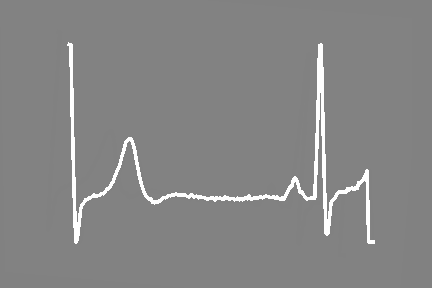
#> input picture src/data/Temp_data/M/bw_M28.pngaug840.png, 432 x 288 px, given as the content of the folder Full_dataset/ECG_Image_data_cb_bw, which was not available
$ python createaugmentations.py
#> lines starting #> are read from the running program, lines starting #| are printed output that depends on the picture; after the words box and inside, x2 and y2 are one past the last pixel; in counts of white or black regions, pixels touching at a corner belong together; pictures that were not available may be replaced by others from this repository, and a replacement may not be noted
### src/tools/augmentation/augment_and_mix.py
# Copyright 2019 Google LLC
#
# Licensed under the Apache License, Version 2.0 (the "License");
# you may not use this file except in compliance with the License.
# You may obtain a copy of the License at
#
#     https://www.apache.org/licenses/LICENSE-2.0
#
# Unless required by applicable law or agreed to in writing, software
# distributed under the License is distributed on an "AS IS" BASIS,
# WITHOUT WARRANTIES OR CONDITIONS OF ANY KIND, either express or implied.
# See the License for the specific language governing permissions and
# limitations under the License.
# ==============================================================================
"""Reference implementation of AugMix's data augmentation method in numpy."""
import augmentations
import numpy as np
from PIL import Image

# CIFAR-10 constants
MEAN = [0.4914, 0.4822, 0.4465]
STD = [0.2023, 0.1994, 0.2010]


def normalize(image):
  """Normalize input image channel-wise to zero mean and unit variance."""
  image = image.transpose(2, 0, 1)  # Switch to channel-first
  mean, std = np.array(MEAN), np.array(STD)
  image = (image - mean[:, None, None]) / std[:, None, None]
  return image.transpose(1, 2, 0)


def apply_op(image, op, severity):
  image = np.clip(image * 255., 0, 255).astype(np.uint8)
  pil_img = Image.fromarray(image)  # Convert to PIL.Image
  pil_img = op(pil_img, severity)
  return np.asarray(pil_img) / 255.


def augment_and_mix(image, severity=3, width=3, depth=-1, alpha=1.):
  """Perform AugMix augmentations and compute mixture.

  Args:
    image: Raw input image as float32 np.ndarray of shape (h, w, c)
    severity: Severity of underlying augmentation operators (between 1 to 10).
    width: Width of augmentation chain
    depth: Depth of augmentation chain. -1 enables stochastic depth uniformly
      from [1, 3]
    alpha: Probability coefficient for Beta and Dirichlet distributions.

  Returns:
    mixed: Augmented and mixed image.
  """
  ws = np.float32(
      np.random.dirichlet([alpha] * width))

  m = np.float32(np.random.beta(alpha, alpha))

  mix = np.zeros_like(image)

  for i in range(width):
    image_aug = image.copy()
    d = depth if depth > 0 else np.random.randint(1, 4)
    for _ in range(d):
      op = np.random.choice(augmentations.augmentations)
      image_aug = apply_op(image_aug, op, severity)
    # Preprocessing commutes since all coefficients are convex
    mix +=ws[i]*normalize(image_aug)

  mixed = (1 - m) * normalize(image) + m * mix
  return mixed


### src/tools/augmentation/augmentations.py
# Copyright 2019 Google LLC
#
# Licensed under the Apache License, Version 2.0 (the "License");
# you may not use this file except in compliance with the License.
# You may obtain a copy of the License at
#
#     https://www.apache.org/licenses/LICENSE-2.0
#
# Unless required by applicable law or agreed to in writing, software
# distributed under the License is distributed on an "AS IS" BASIS,
# WITHOUT WARRANTIES OR CONDITIONS OF ANY KIND, either express or implied.
# See the License for the specific language governing permissions and
# limitations under the License.
# ==============================================================================
"""Base augmentations operators."""

import numpy as np
from PIL import Image, ImageOps, ImageEnhance

# ImageNet code should change this value
IMAGE_H = 432
IMAGE_W=288


def int_parameter(level, maxval):
  """Helper function to scale `val` between 0 and maxval .

  Args:
    level: Level of the operation that will be between [0, `PARAMETER_MAX`].
    maxval: Maximum value that the operation can have. This will be scaled to
      level/PARAMETER_MAX.

  Returns:
    An int that results from scaling `maxval` according to `level`.
  """
  return int(level * maxval / 10)


def float_parameter(level, maxval):
  """Helper function to scale `val` between 0 and maxval.

  Args:
    level: Level of the operation that will be between [0, `PARAMETER_MAX`].
    maxval: Maximum value that the operation can have. This will be scaled to
      level/PARAMETER_MAX.

  Returns:
    A float that results from scaling `maxval` according to `level`.
  """
  return float(level) * maxval / 10.


def sample_level(n):
  return np.random.uniform(low=0.1, high=n)


def autocontrast(pil_img, _):
  return ImageOps.autocontrast(pil_img)


def equalize(pil_img, _):
  return ImageOps.equalize(pil_img)


def posterize(pil_img, level):
  level = int_parameter(sample_level(level), 4)
  return ImageOps.posterize(pil_img, 4 - level)


def rotate(pil_img, level):
  degrees = int_parameter(sample_level(level), 30)
  if np.random.uniform() > 0.5:
    degrees = -degrees
  return pil_img.rotate(degrees, resample=Image.BILINEAR)


def solarize(pil_img, level):
  level = int_parameter(sample_level(level), 256)
  return ImageOps.solarize(pil_img, 256 - level)


def shear_x(pil_img, level):
  level = float_parameter(sample_level(level), 0.3)
  if np.random.uniform() > 0.5:
    level = -level
  return pil_img.transform((IMAGE_H, IMAGE_W),
                           Image.AFFINE, (1, level, 0, 0, 1, 0),
                           resample=Image.BILINEAR)


def shear_y(pil_img, level):
  level = float_parameter(sample_level(level), 0.3)
  if np.random.uniform() > 0.5:
    level = -level
  return pil_img.transform((IMAGE_H, IMAGE_W),
                           Image.AFFINE, (1, 0, 0, level, 1, 0),
                           resample=Image.BILINEAR)


def translate_x(pil_img, level):
  level = int_parameter(sample_level(level), IMAGE_H / 3)
  if np.random.random() > 0.5:
    level = -level
  return pil_img.transform((IMAGE_H, IMAGE_W),
                           Image.AFFINE, (1, 0, level, 0, 1, 0),
                           resample=Image.BILINEAR)


def translate_y(pil_img, level):
  level = int_parameter(sample_level(level), IMAGE_H / 3)
  if np.random.random() > 0.5:
    level = -level
  return pil_img.transform((IMAGE_H, IMAGE_W),
                           Image.AFFINE, (1, 0, 0, 0, 1, level),
                           resample=Image.BILINEAR)


# operation that overlaps with ImageNet-C's test set
def color(pil_img, level):
    level = float_parameter(sample_level(level), 1.8) + 0.1
    return ImageEnhance.Color(pil_img).enhance(level)


# operation that overlaps with ImageNet-C's test set
def contrast(pil_img, level):
    level = float_parameter(sample_level(level), 1.8) + 0.1
    return ImageEnhance.Contrast(pil_img).enhance(level)


# operation that overlaps with ImageNet-C's test set
def brightness(pil_img, level):
    level = float_parameter(sample_level(level), 1.8) + 0.1
    return ImageEnhance.Brightness(pil_img).enhance(level)


# operation that overlaps with ImageNet-C's test set
def sharpness(pil_img, level):
    level = float_parameter(sample_level(level), 1.8) + 0.1
    return ImageEnhance.Sharpness(pil_img).enhance(level)


augmentations = [
    autocontrast, equalize, posterize, solarize, rotate,  shear_x, shear_y,
    translate_x, translate_y
]

augmentations_all = [
    autocontrast, equalize, posterize, rotate, solarize, shear_x, shear_y,
    translate_x, translate_y, color, contrast, brightness, sharpness
]

### src/tools/augmentation/createaugmentations.py
import os
from PIL import Image
import glob
import augment_and_mix as am
from PIL import Image
import numpy as np
import os
import random


def augmentationdata(n, directorypath, sourcedirectory):  # enter source directory

    # ENTER HERE THE SOURCE DIRECTORY PATH

    # ENTER HERE THE GOAL DIRECTORY PATH (has to be created, with its sub-folders F,M,N...)

#> called with n = 5000, directorypath = 'M_dataset', sourcedirectory = 'Full_dataset/ECG_Image_data_cb_bw'
    os.mkdir(directorypath+"/S_datas_labels_augmented"+str(n))
    # ENTER THE PATH OF THE FOLDER WHERE YOU WANT TO CREATE THE NEW DATASET
    os.mkdir(directorypath+"/S_datas_labels_augmented"+str(n)+"/M")
    os.mkdir(directorypath+"/S_datas_labels_augmented"+str(n)+"/N")
    os.mkdir(directorypath+"/S_datas_labels_augmented"+str(n)+"/V")
    os.mkdir(directorypath+"/S_datas_labels_augmented"+str(n)+"/F")
    os.mkdir(directorypath+"/S_datas_labels_augmented"+str(n)+"/S")
    os.mkdir(directorypath+"/S_datas_labels_augmented"+str(n)+"/Q")

    for pathdir in glob.glob(sourcedirectory+"/*"):
        dirname = os.path.normpath(pathdir)
        dirlab = os.path.basename(os.path.normpath(dirname))
        img_path_list = glob.glob(dirname+"/*.png")
        nb_images = len(img_path_list)
        img_path_list_dest = []
        print(dirlab)
        randused = []
        if (len(img_path_list)) > n:
            i = 0
            while i < int(abs(n/2)):
                ran = random.randrange(nb_images)
                if img_path_list[ran] not in randused:
                    randused.append(img_path_list[ran])
                    i += 1
                    img = Image.open(img_path_list[ran])
                    imgname = os.path.normpath(img_path_list[ran])
                    rootpath = os.path.basename(os.path.normpath(imgname))
                    img.save(directorypath+"/S_datas_labels_augmented" +
                             str(n)+"/"+dirlab+"//"+rootpath)
                    img_path_list_dest = glob.glob(
                        directorypath+"/S_datas_labels_augmented"+str(n)+"/"+dirlab+"/*.png")
        else:
            # copy all existing images to new directory
            for i in range(len(img_path_list)):
                img = Image.open(img_path_list[i])
#> img is the input picture: PIL image 432x288 L; min 129, max 255, mean 133.8
                imgname = os.path.normpath(img_path_list[i])
                rootpath = os.path.basename(os.path.normpath(imgname))
                img.save(directorypath+"/S_datas_labels_augmented" +
                         str(n)+"/"+dirlab+"//"+rootpath)
                img_path_list_dest = glob.glob(
                    directorypath+"/S_datas_labels_augmented"+str(n)+"/"+dirlab+"/*.png")
        j = 0
        while len(img_path_list_dest) != n:  # complete new directory with augmented images
            j += 1  # reference of the augmentation
            ran = random.randrange(nb_images)
            im = Image.open(img_path_list[ran])

            # pre-processing the image for the AugMix augmentations
            rgb_image = im.convert('RGB')
            rgbarray = np.asarray(rgb_image)
            rgbfloat = rgbarray.astype(np.float32)

            # Applying the Augmix augmentations
            augmentedimg = am.augment_and_mix(rgbfloat)
#> the loop in augment_and_mix, `for i in range(width):` made 3 passes
#> pass 1, in apply_op (call 2), `pil_img = op(pil_img, severity)`:
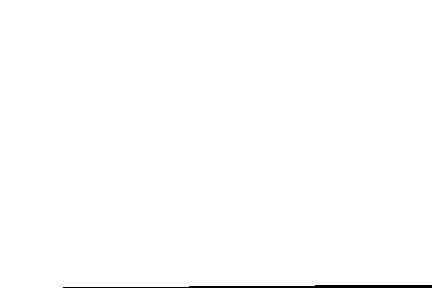
#> pil_img: PIL image 432x288 RGB; values 0 (black) and 240 (white), 99.4% white; 1 black region, box (x1, y1, x2, y2) and area: (63, 285, 432, 288) 729
#> after the loop in augment_and_mix, `for i in range(width):`: image_aug: shape (288, 432, 3) float64; every value is 0
#> after the loop in augment_and_mix, `for i in range(width):`:
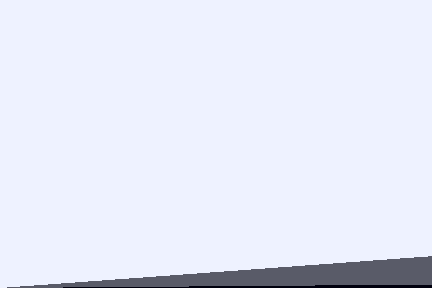
#> mix: shape (288, 432, 3) float32; mean of channels 0, 1, 2 0.778, 0.837, 1.01; drawn with min black and max white
#> in normalize (call 4), `return image.transpose(1, 2, 0)`:
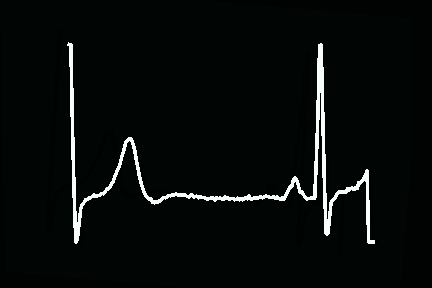
#> returned value: shape (288, 432, 3) float64; mean of channels 0, 1, 2 658.9, 668.6, 663.4; drawn with min black and max white

            # Converting back the image to an array to be saved
            augarray = Image.fromarray(augmentedimg.astype('uint8'), 'RGB')
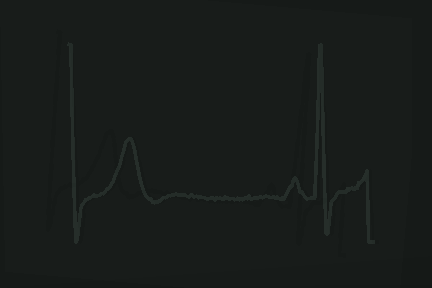
#> augarray: PIL image 432x288 RGB; mean R, G, B 24.1, 28.2, 26.2
            augarray = augarray.convert('L')  # convert to black and white
#> augarray: PIL image 432x288 L

            # Name of the image processing
            imgname = os.path.normpath(img_path_list[ran])
            rootpath = os.path.basename(os.path.normpath(imgname))

            # Saving the image
            augarray.save(directorypath+"/S_datas_labels_augmented" +
                          str(n)+"/"+dirlab+"//"+rootpath+"aug"+str(j)+".png")
            img_path_list_dest = glob.glob(
                directorypath+"/S_datas_labels_augmented"+str(n)+"/"+dirlab+"/*.png")


# ENTER
# first argument : number of images in each category (should be 803)
# second argument : location of the new directory
# third argument : location of the source directory (including the parent directory)
augmentationdata(5000, "M_dataset", "Full_dataset/ECG_Image_data_cb_bw")
